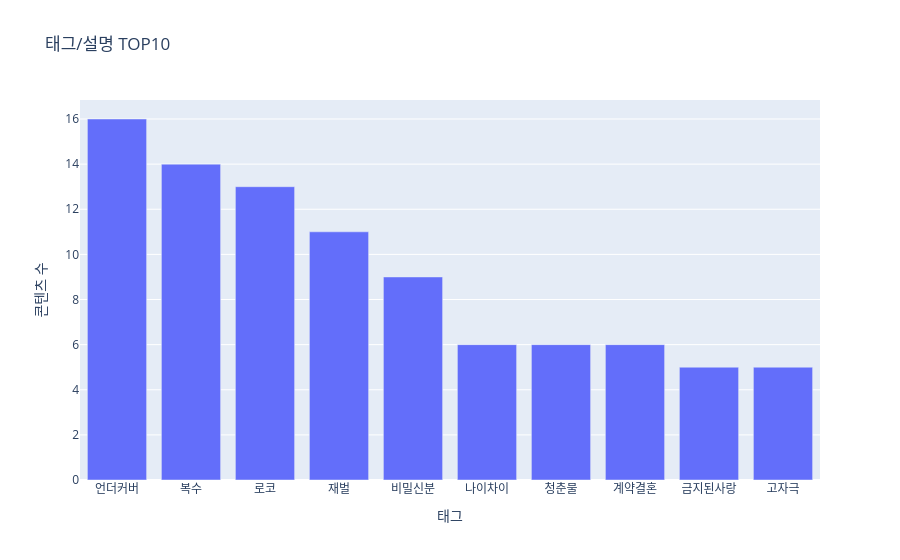

Notebook cell for this chart:
### Code cell
import plotly.express as px

fig = px.bar(
    x=top10_tags.index,
    y=top10_tags.values,
    labels={"x": "태그", "y": "콘텐츠 수"},
    title="태그/설명 TOP10"
)

fig.show()

### Figure 1 — Plotly figure (JSON) as saved in the notebook; plotly's stock layout.template omitted (floating-point values rounded to 4 significant figures)
{"data": [{"hovertemplate": "태그=%{x}<br>콘텐츠 수=%{y}<extra></extra>", "legendgroup": "", "marker": {"color": "#636efa", "pattern": {"shape": ""}}, "name": "", "orientation": "v", "showlegend": false, "textposition": "auto", "type": "bar", "x": ["언더커버", "복수", "로코", "재벌", "비밀신분", "나이차이", "청춘물", "계약결혼", "금지된사랑", "고자극"], "xaxis": "x", "y": [16, 14, 13, 11, 9, 6, 6, 6, 5, 5], "yaxis": "y"}], "layout": {"barmode": "relative", "legend": {"tracegroupgap": 0}, "title": {"text": "태그/설명 TOP10"}, "xaxis": {"anchor": "y", "domain": [0, 1], "title": {"text": "태그"}}, "yaxis": {"anchor": "x", "domain": [0, 1], "title": {"text": "콘텐츠 수"}}}}
